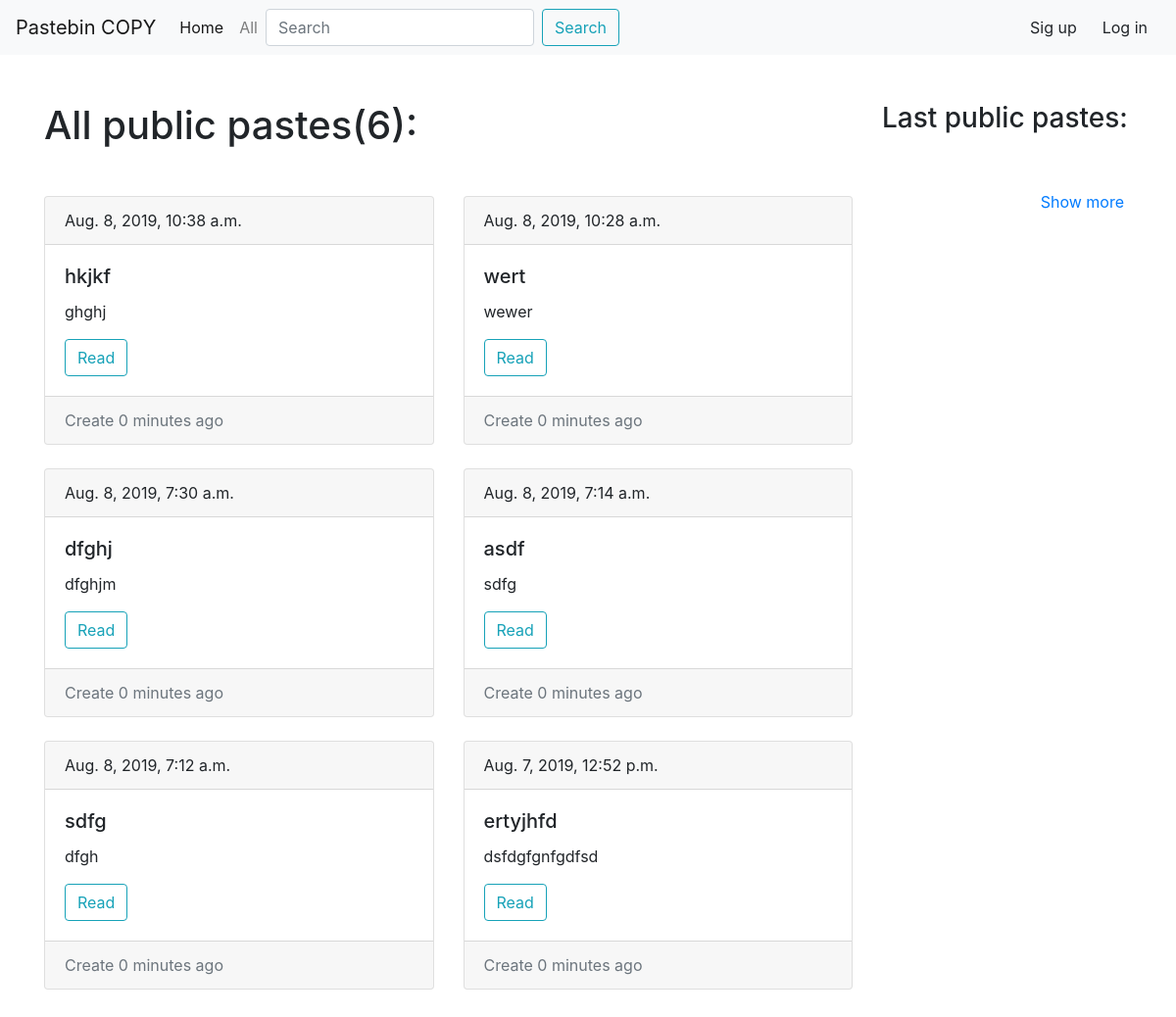
/all/, run on an earlier commit of the app's database.
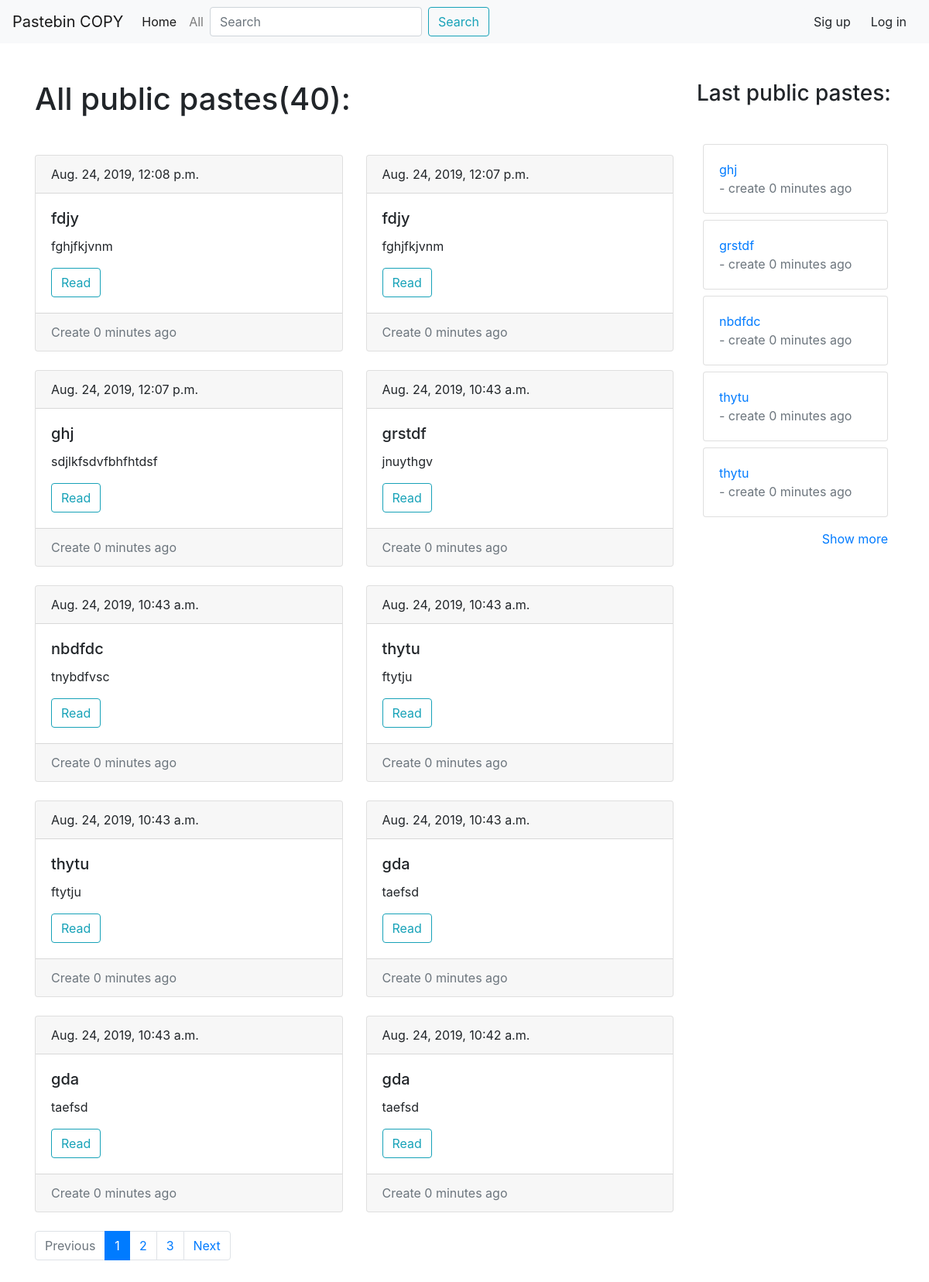
And on a later commit of the database.
### paste/models.py (models this page shows, shortened)
class Paste(models.Model):
    t1min = repr(datetime.timedelta(0, 60, 0))
    t10min = repr(datetime.timedelta(0, 600, 0))
    t1hour = repr(datetime.timedelta(0, 3600, 0))
    t1day = repr(datetime.timedelta(1, 0, 0))
    t1week = repr(datetime.timedelta(7, 0, 0))
    t1month = repr(datetime.timedelta(30, 0, 0))
    t1year = repr(datetime.timedelta(365, 0, 0))
    tinf = repr(datetime.timedelta(0))
    times = [
        (tinf, 'inf'),
        (t1min, '1 min'),
        (t10min, '10 min'),
        (t1hour, '1 hour'),
        (t1day, '1 day'),
        (t1week, '1 week'),
        (t1month, '1 month'),
        (t1year, '1 year'),
    ]
    public = 'public'
    unlisted = 'unlisted'
    private = 'private'
    access_choices = [
        (public, 'public'),
        (unlisted, 'unlisted'),
        (private, 'private'),
    ]
    slug = models.SlugField(max_length=10, unique=True)
    title = models.CharField(max_length=150, db_index=True, blank=True)
    body = models.TextField(db_index=True)
    author = models.CharField(max_length=150, db_index=True, blank=True)
    life_time = models.CharField(max_length=100, choices=times, default=datetime.timedelta(0))
    create_time = models.DateTimeField(auto_now_add=True)
    die_time = models.DateTimeField(null=True, blank=True)
    access = models.CharField(max_length=50, choices=access_choices, default='public')
    user = models.ForeignKey(get_user_model(), on_delete=models.CASCADE, null=True)
    def get_absolute_url(self):
        return reverse('paste_detail_url', kwargs={'slug': self.slug})
    class Meta:
        ordering = ['-create_time']

### paste/views.py (the view)
# urls.py: path('all/', paste_list, name='paste_list_url'),
def paste_list(request):  # вьюха для просмотра всех доступных паст
    pastes = Paste.objects.filter(Q(die_time__gt=datetime.datetime.now()) | Q(die_time__isnull=True) | Q(access='public'))
    search_query = request.GET.get('search', '')
    if search_query:
        pastes = pastes.filter(Q(title__icontains=search_query) | Q(body__icontains=search_query))
    else:
        pastes = pastes.all()
    paginator = Paginator(pastes, 10) # Show 10 contacts per page
    page_number = request.GET.get('page', 1)
    page = paginator.get_page(page_number)
    is_paginated = page.has_other_pages()
    if page.has_previous():
        prev_url = '?page={}'.format(page.previous_page_number())
    else:
        prev_url = ''
    if page.has_next():
        next_url = '?page={}'.format(page.next_page_number())
    else:
        next_url = ''
    lenpaste = pastes.count()  # количество паст
    pasteslist = pasteslist_get()
    context = {
        'search_query': search_query,
        'pasteslist': pasteslist,
        'pastes': pastes,
        'lenpaste': lenpaste,
        'page_object': page,
        'is_paginated': is_paginated,
        'next_url': next_url,
        'prev_url': prev_url
    }
    return render(request, 'paste/pastes_list.html', context=context)

### paste/views.py (called while the page is built)
def pasteslist_get():  #список паст для постоянного отображения на сайте
    return Paste.objects.filter(Q(die_time__gt=datetime.datetime.now()) | Q(die_time__isnull=True), Q(access='public'))[:5]

### paste/templates/paste/pastes_list.html (shortened to what this page needs)
{% extends 'paste/paste_base.html' %}
{% block content %}
  <h1 class="mb-5">{% if search_query %}Search: {{ search_query }}({{ lenpaste }}){% else %}All public pastes({{ lenpaste }}):{% endif %}</h1>
  <div class="row">
    {% for paste in page_object.object_list %}
      <div class="col-6">
        {% include 'paste/includes/post_card_template.html' %}
      </div>
    {% endfor %}
  </div>
{% endblock %}

### paste/templates/paste/paste_base.html (shortened to what this page needs)
{% extends 'base.html' %}
  {% block content1 %}
    <div class="row">
      <div class="col-9 tx-1">
        {% block content %}{% endblock %}
      </div>
      <div class="col-3">
        <h3 class="mb-5">Last public pastes:</h3>
        {% for paste in pasteslist %}
        <div class="card m-2">
          <div class="card-body">
            <a class="center" href="{{ paste.get_absolute_url }}">{{ paste.title }}</a><br>
            <div class="text-muted">- create {{ paste.create_time|timeuntil }} ago</div>
          </div>
        </div>
        {% endfor %}
        <div class="m-2 float-right">
          <a href="{% url 'paste_list_url' %}">Show more</a>
        </div>
      </div>
    </div>
  {% endblock %}

### templates/base.html (shortened to what this page needs)
{% load static %}
<!DOCTYPE html>
<html lang="en" dir="ltr">
  <head>
    <link rel="stylesheet" href="https://stackpath.bootstrapcdn.com/bootstrap/4.3.1/css/bootstrap.min.css">
  </head>
  <body>
    <nav class="navbar navbar-expand-lg navbar-light bg-light">
      <a class="navbar-brand" href="{% url 'paste_create_url' %}">Pastebin COPY</a>
      <div class="collapse navbar-collapse" id="navbarSupportedContent">
        <ul class="navbar-nav mr-auto">
          <li class="nav-item active">
            <a class="nav-link" href="{% url 'paste_create_url' %}">Home <span class="sr-only">(current)</span></a>
          </li>
          <li class="nav-item">
            <a class="nav-link" href="{% url 'paste_list_url' %}">All</a>
          </li>
          <form action="{% url 'paste_list_url' %}" class="form-inline my-2 my-lg-0">
            <input class="form-control mr-sm-2" type="search" placeholder="Search" aria-label="Search" name="search">
            <button class="btn btn-outline-info my-2 my-sm-0" type="submit">Search</button>
          </form>
        </ul>
        {% if user.is_authenticated %}
          <div class="btn-group">
            <button type="button" class="btn btn-light dropdown-toggle" data-toggle="dropdown" aria-haspopup="true" aria-expanded="false">
              {{ user.get_username }}
            </button>
            <div class="dropdown-menu">
              <a class="dropdown-item" href="{% url 'logout'%}?next={{request.path}}">Logout</a>
              <a class="dropdown-item" href="{% url 'my_paste_url' %}">My paste</a>
            </div>
          </div>
        {% else %}
          <a class="btn btn-light" href="{% url 'register_url'%}?next={{request.path}}">Sig up</a>
          <a class="btn btn-light" href="{% url 'login'%}?next={{request.path}}">Log in</a>
        {% endif %}
      </div>
    </nav>
    <div class="container my-5">
          {% block content1 %}{% endblock %}
          {% if is_paginated %}
            <nav aria-label="...">
              <ul class="pagination">
                <li class="page-item {% if not prev_url %}disabled{% endif %}">
                  <a class="page-link" href="{{ prev_url }}" tabindex="-1" aria-disabled="true">Previous</a>
                </li>
                {% for n in page_object.paginator.page_range %}
                  {% if page_object.number == n %}
                    <li class="page-item active" aria-current="page">
                      <a class="page-link" href="?page={{ n }}">{{ n }}<span class="sr-only">(current)</span></a>
                    </li>
                  {% elif n > page_object.number|add:-3 and n < page_object.number|add:3 %}
                    <li class="page-item">
                      <a class="page-link" href="?page={{ n }}">{{ n }}</a>
                    </li>
                  {% endif %}
                {% endfor %}
                <li class="page-item {% if not next_url %}disabled{% endif %}">
                  <a class="page-link" href="{{ next_url }}" tabindex="-1" aria-disabled="true">Next</a>
                </li>
              </ul>
            </nav>
          {% endif %}
    </div>
  </body>
</html>

### paste/templates/paste/includes/post_card_template.html (shortened to what this page needs)
<div class="card mb-4">
  <div class="card-header">
    {{ paste.create_time }}
  </div>
  <div class="card-body">
    <h5 class="card-title">{{ paste.title }}</h5>
    <p class="card-text">{{ paste.body|truncatewords:15 }}</p>
    <a href="{{ paste.get_absolute_url }}" class="btn btn-outline-info">Read</a>
  </div>
  <div class="card-footer text-muted">
    Create {{ paste.create_time|timeuntil }} ago
  </div>
</div>

What changed in the data, as far as the page shows it:
removed Paste: create_time "Aug. 8, 2019, 10:38 a.m.", title "hkjkf", body "ghghj", create_time "0 minutes", shown under "All public pastes(6):"
removed Paste: create_time "Aug. 8, 2019, 10:28 a.m.", title "wert", body "wewer", create_time "0 minutes", shown under "All public pastes(6):"
removed Paste: create_time "Aug. 8, 2019, 7:30 a.m.", title "dfghj", body "dfghjm", create_time "0 minutes", shown under "All public pastes(6):"
removed Paste: create_time "Aug. 8, 2019, 7:14 a.m.", title "asdf", body "sdfg", create_time "0 minutes", shown under "All public pastes(6):"
removed Paste: create_time "Aug. 8, 2019, 7:12 a.m.", title "sdfg", body "dfgh", create_time "0 minutes", shown under "All public pastes(6):"
removed Paste: create_time "Aug. 7, 2019, 12:52 p.m.", title "ertyjhfd", body "dsfdgfgnfgdfsd", create_time "0 minutes", shown under "All public pastes(6):"
added Paste: create_time "Aug. 24, 2019, 12:08 p.m.", title "fdjy", body "fghjfkjvnm", create_time "0 minutes", shown under "All public pastes(40):"
added Paste: create_time "Aug. 24, 2019, 12:07 p.m.", title "fdjy", body "fghjfkjvnm", create_time "0 minutes", shown under "All public pastes(40):"
added Paste: create_time "Aug. 24, 2019, 12:07 p.m.", title "ghj", body "sdjlkfsdvfbhfhtdsf", create_time "0 minutes"
added Paste: create_time "Aug. 24, 2019, 10:43 a.m.", title "grstdf", body "jnuythgv", create_time "0 minutes"
added Paste: create_time "Aug. 24, 2019, 10:43 a.m.", title "nbdfdc", body "tnybdfvsc", create_time "0 minutes"
added Paste: create_time "Aug. 24, 2019, 10:43 a.m.", title "thytu", body "ftytju", create_time "0 minutes"
added Paste: create_time "Aug. 24, 2019, 10:43 a.m.", title "thytu", body "ftytju", create_time "0 minutes"
added Paste: create_time "Aug. 24, 2019, 10:43 a.m.", title "gda", body "taefsd", create_time "0 minutes", shown under "All public pastes(40):"
added Paste: create_time "Aug. 24, 2019, 10:43 a.m.", title "gda", body "taefsd", create_time "0 minutes", shown under "All public pastes(40):"
added Paste: create_time "Aug. 24, 2019, 10:42 a.m.", title "gda", body "taefsd", create_time "0 minutes", shown under "All public pastes(40):"
Also different on the page:
{{ lenpaste }}: "6" → "40"
text now shown: "Previous Next"
new list line: "1"
new list line: "2"
new list line: "3"
